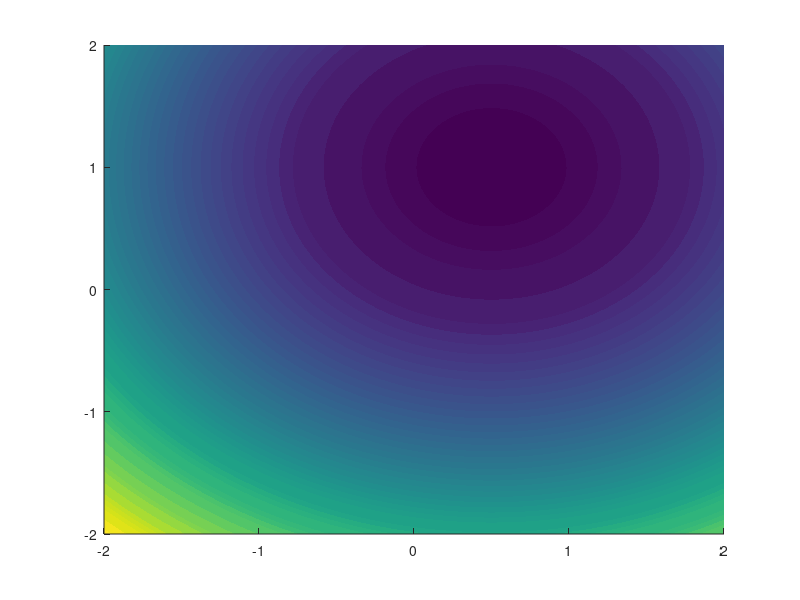

MATLAB code to generate this figure: (Note: this script raises an error after producing the figure.)
clear; close;
%% Preamble
% Testfunctions
f = @(x,y) x+(x-1).^2+(y-1).^2 ;
%f =@(x,y) cos(pi*x) + y.*x.*sin(pi*y) + x.*x - x + y.*y;
%f = @(x,y) cos(pi*x) + sin(pi*y);

% Initial guess
x0 = [-0.3,-1.6];

F =@(v) f(v(1),v(2));
[X,Y] = meshgrid(linspace(-2,2),linspace(-2,2));
figure(100); clf;
hold on
contourf(X,Y,f(X,Y),64,'LineColor','none');
colormap('parula');

%% Run algorithms
coord = coordSearch(F,x0);
powe1 = powell(F,x0);
powe2 = powell2(F,x0);
steep = steepDesc(F,x0);
newto = newton(F,x0);

%% Plot algorithms
hc = plot(coord(:,1),coord(:,2),'bd-');
hp = plot(powe1(:,1),powe1(:,2),'ro-');
hq = plot(powe2(:,1),powe2(:,2),'g*-');
hs = plot(steep(:,1),steep(:,2),'kh-');
hn = plot(newto(:,1),newto(:,2),'cp-');

legend([hc hp hq hs hn],...
    'Coordinate Search', 'Naive Powell', 'True Powell',...
    'Steepest Descent', "Newton's Algorithn",...
    'Location','NorthWest');

%% Output results
fprintf('Coord Search:   %+10.10f at (%+5.4f,%+5.4f) after %3i iterations.\n',F(coord(end,:)),coord(end,:),length(coord));
fprintf('Powell (naive): %+10.10f at (%+5.4f,%+5.4f) after %3i iterations.\n',F(powe1(end,:)),powe1(end,:),length(powe1));
fprintf('Powell (true):  %+10.10f at (%+5.4f,%+5.4f) after %3i iterations.\n',F(powe2(end,:)),powe2(end,:),length(powe2));
fprintf('Steep Descent:  %+10.10f at (%+5.4f,%+5.4f) after %3i iterations.\n',F(steep(end,:)),steep(end,:),length(steep));
fprintf('Newton:         %+10.10f at (%+5.4f,%+5.4f) after %3i iterations.\n',F(newto(end,:)),newto(end,:),length(newto));

